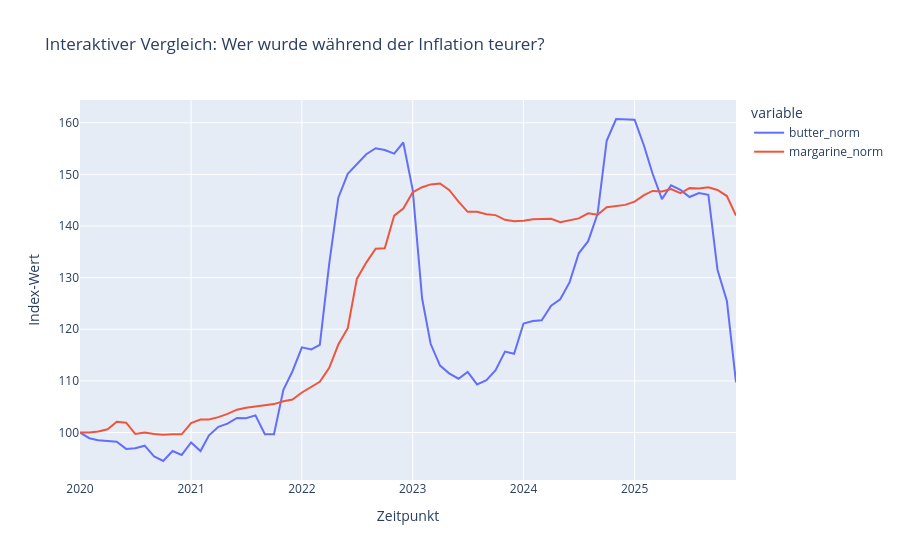

This figure's notebook cell:
### Code cell
# VISUALISIERUNG

# Plotly erstellt interaktive Diagramme.
# Man kann zoomen, Datenpunkte ansehen und Zeiträume auswählen.

# 7. VISUALISIERUNG (Interaktiv - Pflicht für das Projekt)

fig = px.line(df_vergleich, x='datum', y=['butter_norm', 'margarine_norm'], 
              title='Interaktiver Vergleich: Wer wurde während der Inflation teurer?',
              labels={'value': 'Index-Wert', 'datum': 'Zeitpunkt'})

# Interaktive Grafik anzeigen
fig.show()
